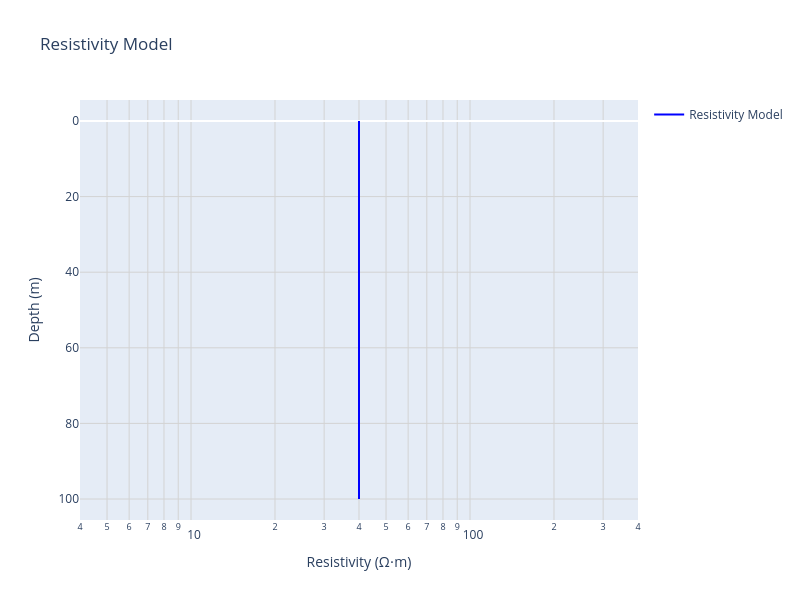

Notebook code cell kept with this figure:
### Code cell
import plotly.graph_objects as go
import plotly.express as px
import numpy as np

# Create the Plotly version of the resistivity plot
# Since we have 31 resistivity values and 30 depth values, this suggests
# we have layer boundaries and need to create a step plot

# For a proper resistivity plot, we typically plot resistivity vs depth
# with steps to show the layer structure

fig = go.Figure()

# Create depth boundaries - we need to extend the depth array
# Typically depth[0] represents the surface (0m) and we extend to show the bottom layer
depth_boundaries = np.concatenate([[0], depth_data])

# Add the step plot for resistivity
fig.add_trace(go.Scatter(
    x=resistivity_data,
    y=depth_boundaries,
    mode='lines',
    line=dict(shape='hv', width=2, color='blue'),  # 'hv' creates step-like horizontal-vertical lines
    name='Resistivity Model',
    fill=None
))

# Update layout to match typical resistivity plot conventions
fig.update_layout(
    title='Resistivity Model',
    xaxis_title='Resistivity (Ω⋅m)',
    yaxis_title='Depth (m)',
    xaxis_type='log',  # Resistivity is typically plotted on log scale
    yaxis=dict(autorange='reversed'),  # Depth increases downward
    width=800,
    height=600,
    showlegend=True
)

# Add grid
fig.update_xaxes(showgrid=True, gridwidth=1, gridcolor='lightgray')
fig.update_yaxes(showgrid=True, gridwidth=1, gridcolor='lightgray')

fig.show()

### Figure 1 — Plotly figure (JSON) as saved in the notebook; plotly's stock layout.template omitted (floating-point values rounded to 4 significant figures)
{"data": [{"line": {"color": "blue", "shape": "hv", "width": 2}, "mode": "lines", "name": "Resistivity Model", "type": "scatter", "x": [40.0, 40.0, 40.0, 40.0, 40.0, 40.0, 40.0, 40.0, 40.0, 40.0, 40.0, 40.0, 40.0, 40.0, 40.0, 40.0, 40.0, 40.0, 40.0, 40.0, 40.0, 40.0, 40.0, 40.0, 40.0, 40.0, 40.0, 40.0, 40.0, 40.0, 40.0], "y": [0.0, 0.7943, 0.9385, 1.109, 1.31, 1.548, 1.828, 2.16, 2.552, 3.015, 3.562, 4.209, 4.972, 5.874, 6.94, 8.2, 9.687, 11.45, 13.52, 15.98, 18.87, 22.3, 26.34, 31.12, 36.77, 43.44, 51.33, 60.64, 71.64, 84.64, 100.0]}], "layout": {"height": 600, "showlegend": true, "title": {"text": "Resistivity Model"}, "width": 800, "xaxis": {"gridcolor": "lightgray", "gridwidth": 1, "showgrid": true, "title": {"text": "Resistivity (Ω⋅m)"}, "type": "log"}, "yaxis": {"autorange": "reversed", "gridcolor": "lightgray", "gridwidth": 1, "showgrid": true, "title": {"text": "Depth (m)"}}}}
